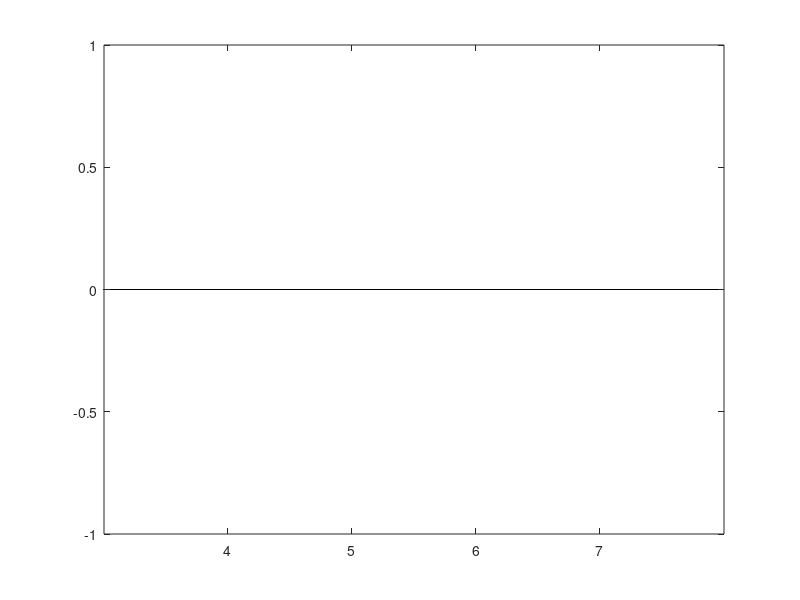

The MATLAB source for this figure: (Note: this script raises an error after producing the figure.)
clear; close all; clc
textSize = 16;
linewid = 1;


% MI 8 16 32 64
% SI 8 16 32 64
% MO 8 16 32 64
% SO 8 16 32 64
% kleImpBMR = [
%     0 0 0 1-0.9995605469; 
%     0 0 0 1-0.9979870855;
%     0 0 0 0; 
%     0 0 0 0
%    ];
kleImpBMR = [
    0 0 0 0; 
    0 0 0 0;
    0 0 0 0; 
    0 0 0 0
   ];
epi = [4, 5, 6, 7];

figure(1)
bar(epi, kleImpBMR(1:4,:)', 'grouped')
hold on
ax = gca;
ax.YAxis.FontSize = 13;
ax.XAxis.FontSize = 13;
ax.YAxis.FontWeight = 'bold';
ax.XAxis.FontWeight = 'bold';
xticklabels({'32', '64','128','256'})
ylim([0 0.0035])
legend('Mobile Indoor','Stationary Indoor', 'Mobile Outdoor', 'Stationary Outdoor', 'FontSize',textSize, 'FontWeight','bold', 'Location','northeast')
xlabel('# of Episodes', 'FontSize', 15, 'FontWeight','bold')
ylabel('BMR (%)', 'FontSize',15, 'FontWeight','bold')

for i=1:length(kleImpBMR)
    text(epi(i)-0.3,kleImpBMR(1,i),strcat(num2str(kleImpBMR(1,i), '%.2g')," /"), 'FontWeight','bold', 'HorizontalAlignment', 'center', 'VerticalAlignment', 'bottom')
    text(epi(i)-0.1,kleImpBMR(2,i),strcat(num2str(kleImpBMR(2,i), '%.2g')," /"), 'FontWeight','bold', 'HorizontalAlignment', 'center', 'VerticalAlignment', 'bottom')
    text(epi(i)+0.1,kleImpBMR(3,i),strcat(num2str(kleImpBMR(3,i), '%.2g')," /"), 'FontWeight','bold', 'HorizontalAlignment', 'center', 'VerticalAlignment', 'bottom')
    text(epi(i)+0.3,kleImpBMR(4,i),num2str(kleImpBMR(4,i), '%.2g'), 'FontWeight','bold', 'HorizontalAlignment', 'center', 'VerticalAlignment', 'bottom')
end

print('kleImpBMRm','-depsc')
